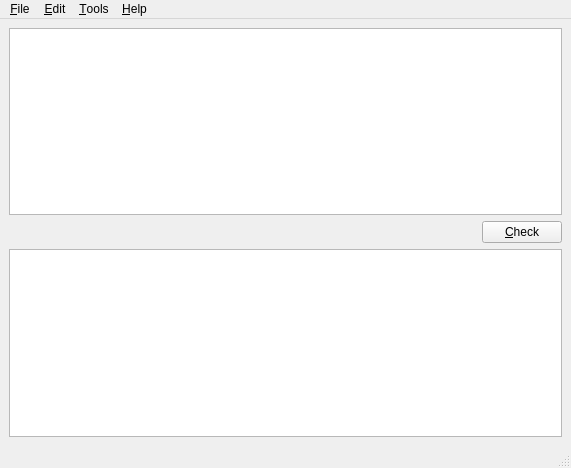
<?xml version="1.0" encoding="UTF-8"?>
<ui version="4.0">
 <class>MainWindow</class>
 <widget class="QMainWindow" name="MainWindow">
  <property name="geometry">
   <rect>
    <x>0</x>
    <y>0</y>
    <width>571</width>
    <height>468</height>
   </rect>
  </property>
  <property name="windowTitle">
   <string>DescriptionCheck</string>
  </property>
  <widget class="QWidget" name="centralwidget">
   <layout class="QVBoxLayout" name="verticalLayout">
    <item>
     <widget class="QTextEdit" name="textEdit"/>
    </item>
    <item>
     <layout class="QHBoxLayout" name="horizontalLayout">
      <item>
       <spacer name="horizontalSpacer">
        <property name="orientation">
         <enum>Qt::Horizontal</enum>
        </property>
        <property name="sizeHint" stdset="0">
         <size>
          <width>40</width>
          <height>20</height>
         </size>
        </property>
       </spacer>
      </item>
      <item>
       <widget class="QPushButton" name="checkButton">
        <property name="text">
         <string>&amp;Check</string>
        </property>
       </widget>
      </item>
     </layout>
    </item>
    <item>
     <widget class="QListWidget" name="listWidget"/>
    </item>
   </layout>
  </widget>
  <widget class="QMenuBar" name="menubar">
   <property name="geometry">
    <rect>
     <x>0</x>
     <y>0</y>
     <width>571</width>
     <height>23</height>
    </rect>
   </property>
   <widget class="QMenu" name="menu_File">
    <property name="title">
     <string>&amp;File</string>
    </property>
   </widget>
   <widget class="QMenu" name="menu_Edit">
    <property name="title">
     <string>&amp;Edit</string>
    </property>
   </widget>
   <widget class="QMenu" name="menu_Tools">
    <property name="title">
     <string>&amp;Tools</string>
    </property>
    <addaction name="action_Options"/>
    <addaction name="action_Misspelling_Words"/>
    <addaction name="actionSubtitles"/>
   </widget>
   <widget class="QMenu" name="menu_Help">
    <property name="title">
     <string>&amp;Help</string>
    </property>
   </widget>
   <addaction name="menu_File"/>
   <addaction name="menu_Edit"/>
   <addaction name="menu_Tools"/>
   <addaction name="menu_Help"/>
  </widget>
  <widget class="QStatusBar" name="statusbar"/>
  <action name="action_Options">
   <property name="text">
    <string>&amp;Sensitive Words</string>
   </property>
  </action>
  <action name="action_Misspelling_Words">
   <property name="text">
    <string>&amp;Misspelling Words</string>
   </property>
  </action>
  <action name="actionSubtitles">
   <property name="text">
    <string>Subtitles</string>
   </property>
  </action>
 </widget>
 <resources/>
 <connections/>
</ui>
